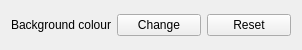
<ui version="4.0" >
 <class>GeneralPreferencesWidgetBase</class>
 <widget class="QWidget" name="GeneralPreferencesWidgetBase" >
  <property name="geometry" >
   <rect>
    <x>0</x>
    <y>0</y>
    <width>302</width>
    <height>50</height>
   </rect>
  </property>
  <property name="windowTitle" >
   <string>Form2</string>
  </property>
  <layout class="QVBoxLayout" >
   <property name="spacing" >
    <number>6</number>
   </property>
   <property name="leftMargin" >
    <number>11</number>
   </property>
   <property name="topMargin" >
    <number>11</number>
   </property>
   <property name="rightMargin" >
    <number>11</number>
   </property>
   <property name="bottomMargin" >
    <number>11</number>
   </property>
   <item>
    <layout class="QHBoxLayout" >
     <property name="spacing" >
      <number>6</number>
     </property>
     <property name="leftMargin" >
      <number>0</number>
     </property>
     <property name="topMargin" >
      <number>0</number>
     </property>
     <property name="rightMargin" >
      <number>0</number>
     </property>
     <property name="bottomMargin" >
      <number>0</number>
     </property>
     <item>
      <widget class="QLabel" name="textLabel1" >
       <property name="text" >
        <string>Background colour</string>
       </property>
       <property name="wordWrap" >
        <bool>false</bool>
       </property>
      </widget>
     </item>
     <item>
      <widget class="QPushButton" name="d_changeBackgroundColourButton" >
       <property name="text" >
        <string>Change</string>
       </property>
      </widget>
     </item>
     <item>
      <widget class="QPushButton" name="d_resetButton" >
       <property name="text" >
        <string>Reset</string>
       </property>
      </widget>
     </item>
    </layout>
   </item>
  </layout>
 </widget>
 <layoutdefault spacing="6" margin="11" />
 <resources/>
 <connections/>
</ui>
